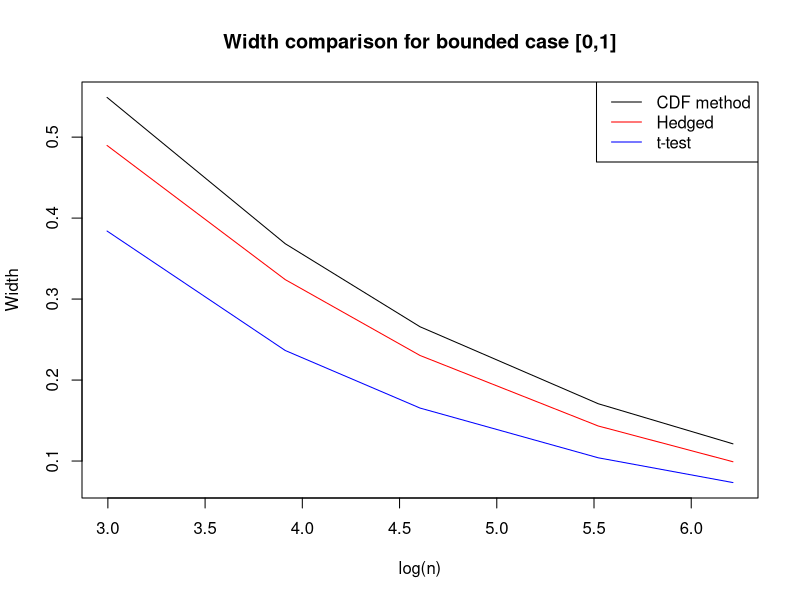
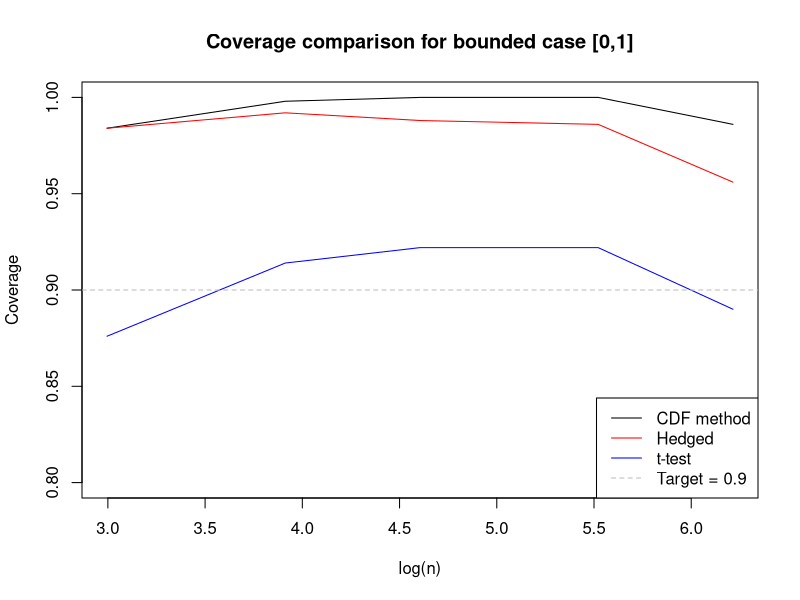

Here is the R script that generated these plots, in order:
library(dplyr)

# Set working directory
setwd("~/Documents/Projects/conf_tail/other_methods/hydra")

# Set true mean for coverage calculations
mu1 <- 0.5

# Read data
bdd_20  = read.csv("bdd/bdd_20.csv")[,-1]
bdd_50  = read.csv("bdd/bdd_50.csv")[,-1]
bdd_100 = read.csv("bdd/bdd_100.csv")[,-1]
bdd_250 = read.csv("bdd/bdd_250.csv")[,-1]
bdd_500 = read.csv("bdd/bdd_500.csv")[,-1]

# Unified processing function
process_df <- function(df, mu) {
  df %>%
    mutate(
      width_dw = up_dw - low_dw,
      width_dw_x1_to_xn = up_dw_x1_to_xn - low_dw_x1_to_xn,
      width_dw_x1_to_xn_tails = up_dw_x1_to_xn_tails - low_dw_x1_to_xn_tails,
      width_t_test = up_t_test - low_t_test,
      width_anderson = up_anderson - low_anderson,
      width_cheby = up_cheby - low_cheby,
      width_emp_bern = up_emp_bern - low_emp_bern,
      width_hoeffding = up_hoeffding - low_hoeffding,
      width_PI_emp_bern = up_PI_emp_bern - low_PI_emp_bern,
      width_PI_hedged = up_PI_hedged - low_PI_hedged,
      
      cov_dw = ifelse(up_dw > mu & low_dw < mu, 1, 0),
      cov_dw_x1_to_xn = ifelse(up_dw_x1_to_xn > mu & low_dw_x1_to_xn < mu, 1, 0),
      cov_dw_x1_to_xn_tails = ifelse(up_dw_x1_to_xn_tails > mu & low_dw_x1_to_xn_tails < mu, 1, 0),
      cov_t_test = ifelse(up_t_test > mu & low_t_test < mu, 1, 0),
      cov_anderson = ifelse(up_anderson > mu & low_anderson < mu, 1, 0),
      cov_cheby = ifelse(up_cheby > mu & low_cheby < mu, 1, 0),
      cov_emp_bern = ifelse(up_emp_bern > mu & low_emp_bern < mu, 1, 0),
      cov_hoeffding = ifelse(up_hoeffding > mu & low_hoeffding < mu, 1, 0),
      cov_PI_emp_bern = ifelse(up_PI_emp_bern > mu & low_PI_emp_bern < mu, 1, 0),
      cov_PI_hedged = ifelse(up_PI_hedged > mu & low_PI_hedged < mu, 1, 0)
    ) %>%
    select(starts_with("width_"), starts_with("cov_"))
}

# Process datasets
bdd_20_fin  = process_df(bdd_20, mu1)
bdd_50_fin  = process_df(bdd_50, mu1)
bdd_100_fin = process_df(bdd_100, mu1)
bdd_250_fin = process_df(bdd_250, mu1)
bdd_500_fin = process_df(bdd_500, mu1)

# Combine results
n2_seq = c(20, 50, 100, 250, 500)
fin_bdd = cbind(
  apply(bdd_20_fin, 2, mean),
  apply(bdd_50_fin, 2, mean),
  apply(bdd_100_fin, 2, mean),
  apply(bdd_250_fin, 2, mean),
  apply(bdd_500_fin, 2, mean)
)
colnames(fin_bdd) = n2_seq

# Plot width comparison
plot(log(n2_seq), fin_bdd["width_dw",], type = "l",
     ylim = range(fin_bdd[c("width_dw", "width_t_test", "width_PI_hedged"),]),
     xlab = "log(n)", ylab = "Width",
     main = "Width comparison for bounded case [0,1]")

lines(log(n2_seq), fin_bdd["width_PI_hedged",], col = "red")
lines(log(n2_seq), fin_bdd["width_t_test",], col = "blue")

legend("topright", legend = c("CDF method", "Hedged", "t-test"),
       col = c("black", "red", "blue"), lty = 1)

# Plot coverage comparison
plot(log(n2_seq), fin_bdd["cov_dw",], type = "l",
     ylim = c(0.8, 1),
     xlab = "log(n)", ylab = "Coverage",
     main = "Coverage comparison for bounded case [0,1]")

lines(log(n2_seq), fin_bdd["cov_PI_hedged",], col = "red")
lines(log(n2_seq), fin_bdd["cov_t_test",], col = "blue")

abline(h = 0.9, lty = 2, col = "gray")  # reference line

legend("bottomright", legend = c("CDF method", "Hedged", "t-test", "Target = 0.9"),
       col = c("black", "red", "blue", "gray"), lty = c(1, 1, 1, 2))
